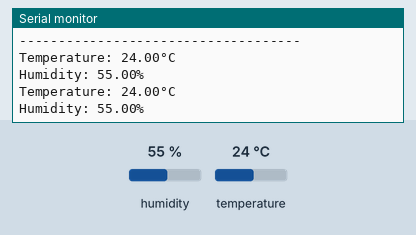
This program was run on a simulated STM32 Nucleo. On the bench: the last lines printed to the serial monitor. The inputs (shaded band) are chosen by the test bench; at power-on: humidity 55 %, temperature 24 °C.

Above: at 4.8 s.
4.9 s: humidity set to 22 %
At 6.5 s:
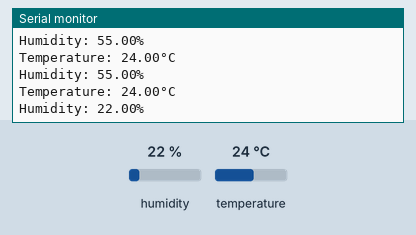
7.9 s: temperature set to 12 °C
At 9.4 s:
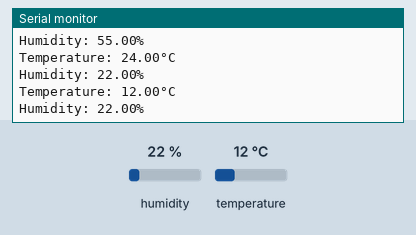
10.9 s: humidity set to 40 %
At 12.8 s:
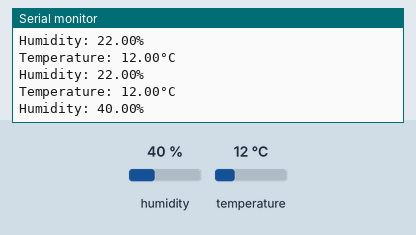
Timing chart, 0 to 14.3 s (numbered marks = the images above; inputs shaded):
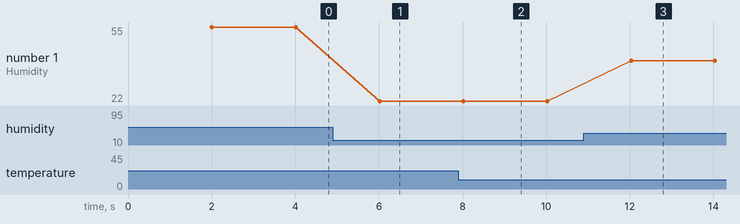

The program:

main.cpp
```cpp
#include <Arduino.h>

#include <Adafruit_Sensor.h>
#include <DHT.h>
#include <DHT_U.h>

#define DHTPIN 4     // Digital pin connected to the DHT sensor
// Feather HUZZAH ESP8266 note: use pins 3, 4, 5, 12, 13 or 14 --
// Pin 15 can work but DHT must be disconnected during program upload.

// Uncomment the type of sensor in use:
#define DHTTYPE    DHT11     // DHT 11
//#define DHTTYPE    DHT22     // DHT 22 (AM2302)
//#define DHTTYPE    DHT21     // DHT 21 (AM2301)

// See guide for details on sensor wiring and usage:
//   https://learn.adafruit.com/dht/overview

DHT_Unified dht(DHTPIN, DHTTYPE);

uint32_t delayMS;

void setup() {
  Serial.begin(9600);
  // Initialize device.
  dht.begin();
  Serial.println(F("DHTxx Unified Sensor Example"));
  // Print temperature sensor details.
  sensor_t sensor;
  dht.temperature().getSensor(&sensor);
  Serial.println(F("------------------------------------"));
  Serial.println(F("Temperature Sensor"));
  Serial.print  (F("Sensor Type: ")); Serial.println(sensor.name);
  Serial.print  (F("Driver Ver:  ")); Serial.println(sensor.version);
  Serial.print  (F("Unique ID:   ")); Serial.println(sensor.sensor_id);
  Serial.print  (F("Max Value:   ")); Serial.print(sensor.max_value); Serial.println(F("°C"));
  Serial.print  (F("Min Value:   ")); Serial.print(sensor.min_value); Serial.println(F("°C"));
  Serial.print  (F("Resolution:  ")); Serial.print(sensor.resolution); Serial.println(F("°C"));
  Serial.println(F("------------------------------------"));
  // Print humidity sensor details.
  dht.humidity().getSensor(&sensor);
  Serial.println(F("Humidity Sensor"));
  Serial.print  (F("Sensor Type: ")); Serial.println(sensor.name);
  Serial.print  (F("Driver Ver:  ")); Serial.println(sensor.version);
  Serial.print  (F("Unique ID:   ")); Serial.println(sensor.sensor_id);
  Serial.print  (F("Max Value:   ")); Serial.print(sensor.max_value); Serial.println(F("%"));
  Serial.print  (F("Min Value:   ")); Serial.print(sensor.min_value); Serial.println(F("%"));
  Serial.print  (F("Resolution:  ")); Serial.print(sensor.resolution); Serial.println(F("%"));
  Serial.println(F("------------------------------------"));
  // Set delay between sensor readings based on sensor details.
  delayMS = sensor.min_delay / 1000;
}

void loop() {
  // Delay between measurements.
  delay(delayMS);
  // Get temperature event and print its value.
  sensors_event_t event;
  dht.temperature().getEvent(&event);
  if (isnan(event.temperature)) {
    Serial.println(F("Error reading temperature!"));
  }
  else {
    Serial.print(F("Temperature: "));
    Serial.print(event.temperature);
    Serial.println(F("°C"));
  }
  // Get humidity event and print its value.
  dht.humidity().getEvent(&event);
  if (isnan(event.relative_humidity)) {
    Serial.println(F("Error reading humidity!"));
  }
  else {
    Serial.print(F("Humidity: "));
    Serial.print(event.relative_humidity);
    Serial.println(F("%"));
  }
}
```

Measured:
- after the input at 4.9 s, the serial monitor: prints a new line after 1.1 s (image 1)
- after the input at 7.9 s, the serial monitor: prints a new line after 0.12 s (image 2)
- after the input at 10.9 s, the serial monitor: prints a new line after 1.1 s (image 3)
- plotted number 1: 55 → 22 after the input at 4.9 s, 22 → 40 after the input at 10.9 s
